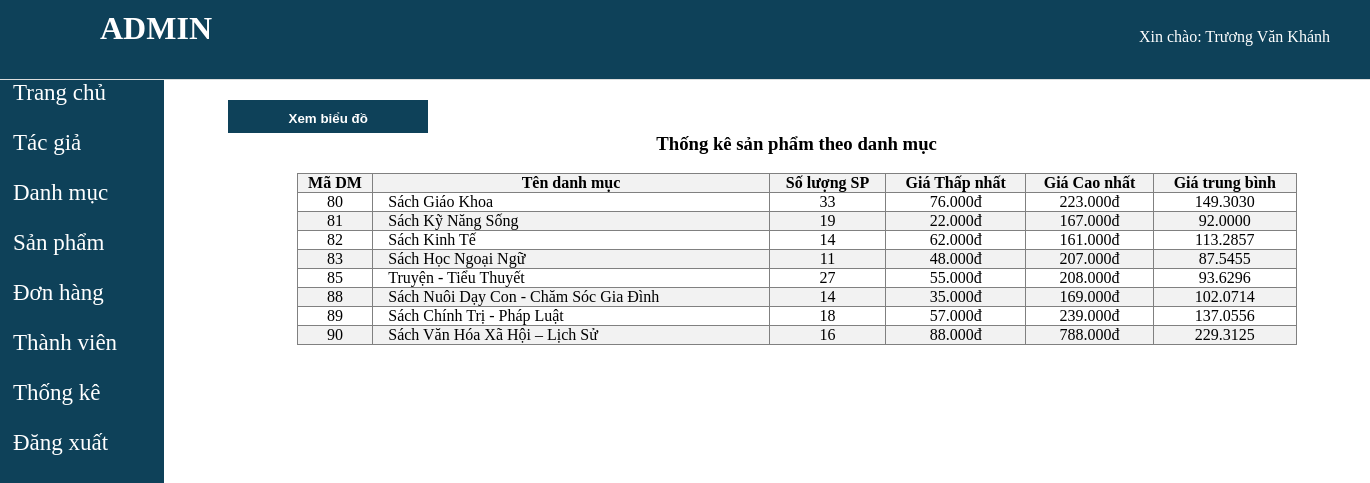
/admin/index.php?act=thongke (signed in), run on the app's committed database.
### tables this page shows
CREATE TABLE `danhmuc` (
  `id` int(11) NOT NULL,
  `tendanhmuc` text NOT NULL
);

### model/pdo.php (called while the page is built, shortened)
<?php
function pdo_get_connection(){
    $dburl = "mysql:host=localhost;dbname=thuviensach;charset=utf8";
    $username = 'root';
    $password = '';
    $conn = new PDO($dburl, $username, $password);
    $conn->setAttribute(PDO::ATTR_ERRMODE, PDO::ERRMODE_EXCEPTION);
    return $conn;
}
function pdo_query($sql){
    $sql_args = array_slice(func_get_args(), 1);
    try{
        $conn = pdo_get_connection();
        $stmt = $conn->prepare($sql);
        $stmt->execute($sql_args);
        $rows = $stmt->fetchAll();
        return $rows;
    }
    catch(PDOException $e){
        throw $e;
    }
    finally{
        unset($conn);
    }
}

### model/viewcart.php (called while the page is built, shortened)
<?php
    function loadall_thongke(){
        $sql="SELECT danhmuc.id as iddm, danhmuc.tendanhmuc as tendanhmuc, count(sanphamm.idSanpham) as countsp, min(sanphamm.giakm) as mingiakm, max(sanphamm.giakm) as maxgiakm, avg(sanphamm.giakm) as avggiakm";
        $sql.=" FROM sanphamm left join danhmuc on danhmuc.id=sanphamm.danhmuc";
        $sql.=" group by danhmuc.id";
        $listtk=pdo_query($sql);
        return $listtk;
    }
?>

### admin/bieudothongke/thongke.php (the view)
<div id="contentthemdanhmuc" class="contentthem">
<a href="index.php?act=bieudothongke"><input type="submit" value="Xem biểu đồ" id="themdm"></a>
	<form method="post" action="index.php?act=thongke">
        <table style="
                        border-collapse: collapse;
                        width: 1000px;
                        margin: auto;" border="1"; align="center";>
                        <caption><h3>Thống kê sản phẩm theo danh mục</h3><br></caption>
            <tr>
                <th>Mã DM</th>
                <th>Tên danh mục</th>
                <th>Số lượng SP</th>
                <th>Giá Thấp nhất</th>
                <th>Giá Cao nhất</th>
                <th>Giá trung bình</th>
            </tr>
            <?php
                foreach ($listtk as $thongke) {
                    extract($thongke);
            ?>
            <tr>
                <td align="center"><?=$iddm?></td>
                <td class="uplower pdl"><?=$tendanhmuc?></td>
                <td align="center"><?=$countsp?></td>
                <td align="center"><?=$mingiakm?>.000đ</td>
                <td align="center"><?=$maxgiakm?>.000đ</td>
                <td align="center"><?=$avggiakm?></td>
            </tr>
            <?php
                }
            ?>
        </table>
	</form>
</div>

### admin/css/admin.css (style rules this page uses)
* { margin: 0; padding: 0; box-sizing: border-box; }
body { width: 1360px; margin: auto; }
a { text-decoration: none; }
#iddanhmuc, #themdm { width: 400px; border: none; border-bottom: 2px solid#333; }
.contentthem { margin-left: 60px; }
#xemds, #themdm { display: block; margin-top: 10px; height: 33px; width: 200px; cursor: pointer; background-color: #0e4159; color: white; border: none; transition: 0.3s ease; font-weight: bolder; text-align: center; padding-top: 3px; }
.contentthem { margin-top: 20px; }
tr:nth-child(even) { background-color: #ffffff; }
tr:nth-child(odd) { background-color: #f2f2f2; }
.pdl { padding-left: 15px; }
.uplower { text-transform: capitalize; }

### data on the page
danhmuc: id "80", tendanhmuc "Sách Giáo Khoa", countsp "33", mingiakm "76", maxgiakm "223", avggiakm "149.3030"
danhmuc: id "81", tendanhmuc "Sách Kỹ Năng Sống", countsp "19", mingiakm "22", maxgiakm "167", avggiakm "92.0000"
danhmuc: id "82", tendanhmuc "Sách Kinh Tế", countsp "14", mingiakm "62", maxgiakm "161", avggiakm "113.2857"
danhmuc: id "83", tendanhmuc "Sách Học Ngoại Ngữ", countsp "11", mingiakm "48", maxgiakm "207", avggiakm "87.5455"
danhmuc: id "85", tendanhmuc "Truyện - Tiểu Thuyết", countsp "27", mingiakm "55", maxgiakm "208", avggiakm "93.6296"
danhmuc: id "88", tendanhmuc "Sách Nuôi Dạy Con - Chăm Sóc Gia Đình", countsp "14", mingiakm "35", maxgiakm "169", avggiakm "102.0714"
danhmuc: id "89", tendanhmuc "Sách Chính Trị - Pháp Luật", countsp "18", mingiakm "57", maxgiakm "239", avggiakm "137.0556"
danhmuc: id "90", tendanhmuc "Sách Văn Hóa Xã Hội – Lịch Sử", countsp "16", mingiakm "88", maxgiakm "788", avggiakm "229.3125"

### other printed values
$fullname "Trương Văn Khánh"
